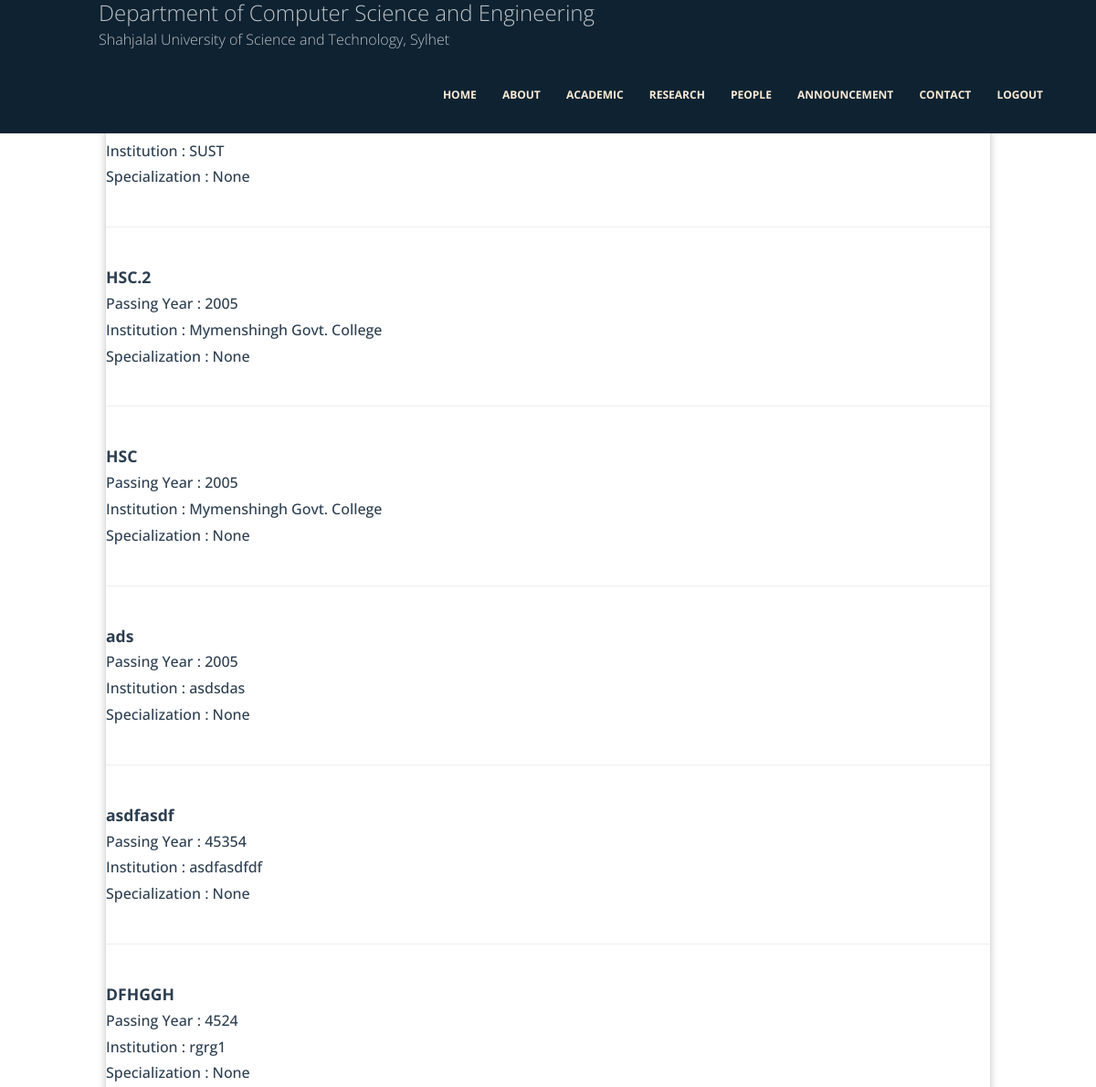
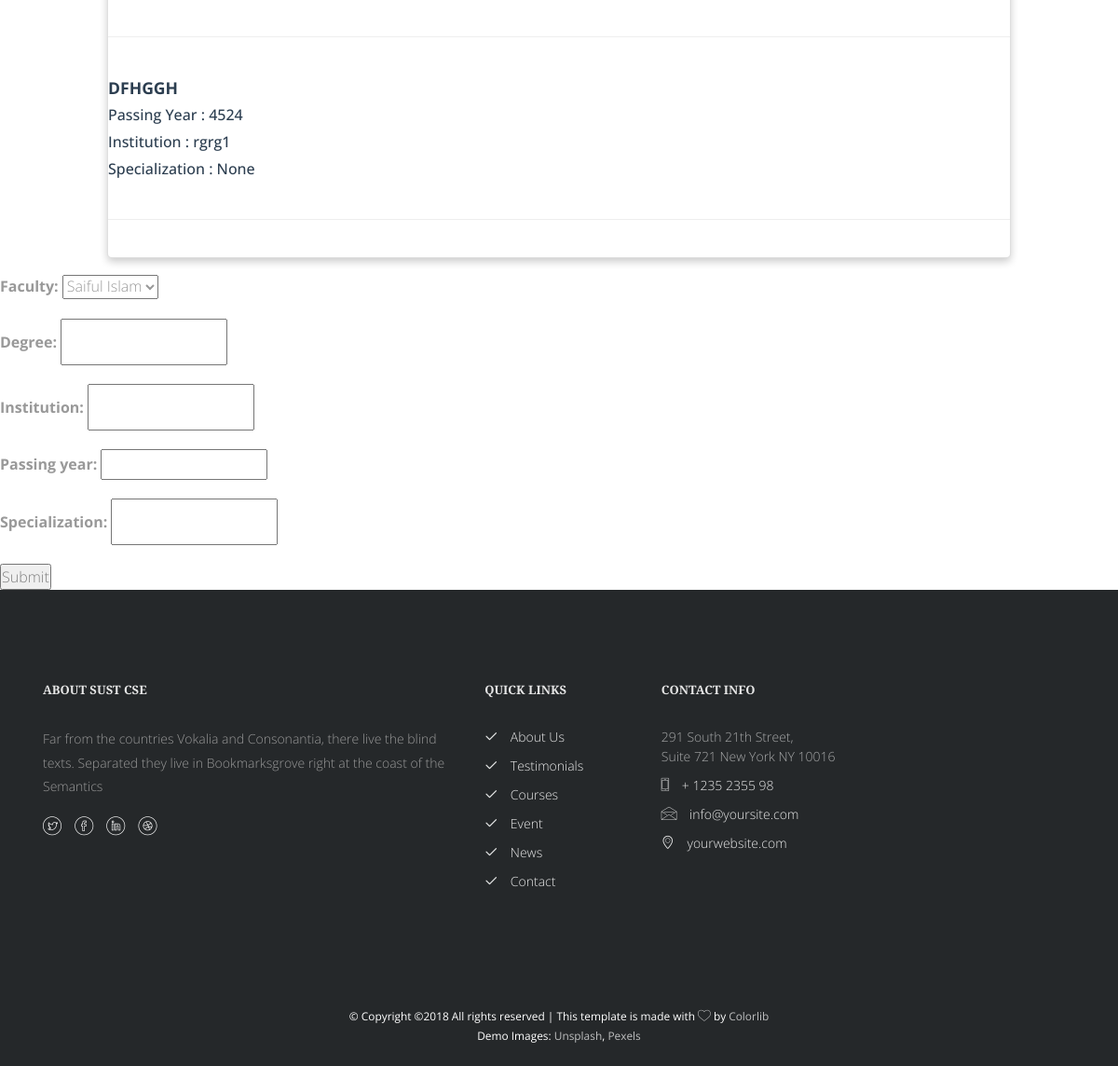
Page /people/faculty/add_education (signed in) on the earlier database version (2 pictures, top to bottom).
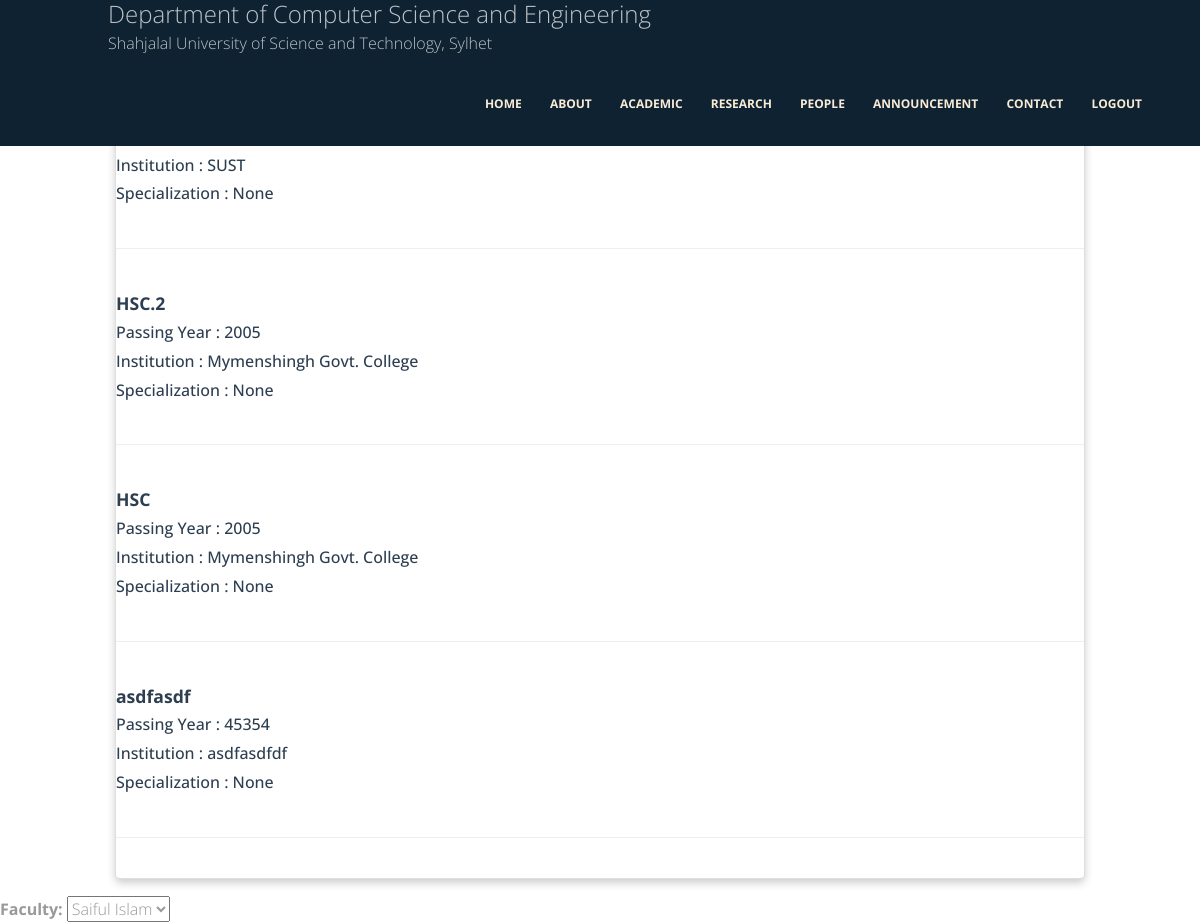
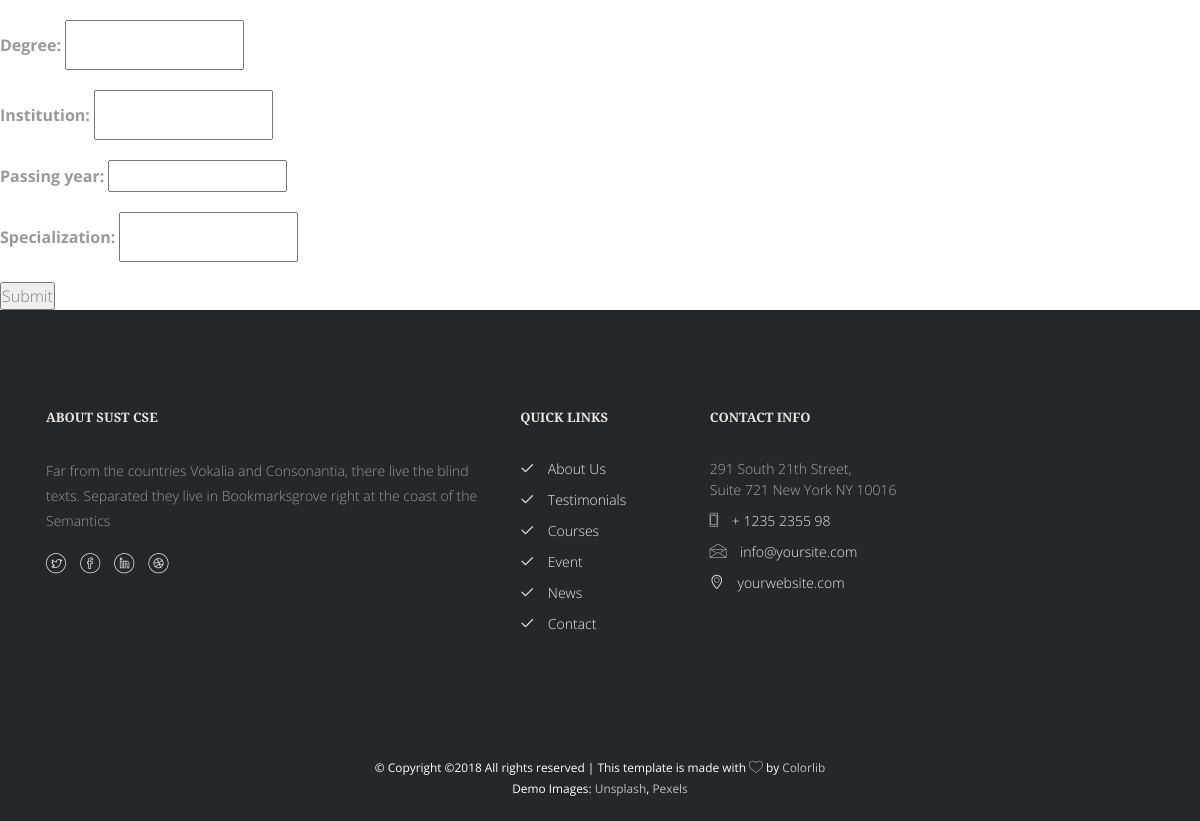
Same page on the later database version (2 pictures, top to bottom).
### people/models.py (models this page shows, shortened)
class Education(models.Model):
    faculty = models.ForeignKey(Faculty, on_delete=models.CASCADE)
    degree = models.CharField(max_length=100)
    institution = models.CharField(max_length=200)
    passing_year = models.IntegerField()
    specialization = models.CharField(max_length=500, blank=True, null=True)

### people/views.py (the view)
# urls.py: path('faculty/add_education', views.add_education, name='add_education'),
@login_required
@faculty_required
@transaction.atomic
def add_education(request):
    if request.method == 'POST':
        education_form = EducationForm(request.POST, user=request.user)
        if education_form.is_valid():
            education_form.save()
            return redirect('add_education')
        else:
            pass
    else:
        education_form = EducationForm(user=request.user)
    return render(request, 'people/faculty-add-education.html', {
        'education_form': education_form,
    })

### people/forms.py
class EducationForm(forms.ModelForm):
    class Meta:
        model = Education
        fields = '__all__'
    def __init__(self, *args, **kwargs):
        user = kwargs.pop('user', '')
        super(EducationForm, self).__init__(*args, **kwargs)
        self.fields['faculty'] = forms.ModelChoiceField(queryset=Faculty.objects.filter(user=user), initial=0)

### people/models.py (called while the page is built)
    def __str__(self):
        return self.name

### templates/people/faculty-add-education.html (shortened to what this page needs)
{% extends 'base.html' %}
{% block content %}
{% if user.is_authenticated %}
    <a href="{% url 'faculty_detail' user.id %}">Back to Profile Page</a>
    <div class="col-md-12">
        <div class="row">
            <div id="faculty_education" class="col-md-10 col-md-offset-1">
                <div class="card">
                    <div class="card-bottom">
                        <p class="people-detail">
                            <b>
                        <p class="people-title">Education</p>
                        </b>
                        </p>
                    </div>
                    {% if user.faculty.education_set.all %}
                    {% for edu in user.faculty.education_set.all %}
                    <p class="faculty_detail_description">
                        <span class="faculty-education-title">{{ edu.degree }}</span>
                        <span class="faculty-education-subtitle">Passing Year : {{ edu.passing_year }}</span>
                        <span class="faculty-education-subtitle">Institution : {{ edu.institution}}</span>
                        <span class="faculty-education-subtitle">Specialization : {{ edu.specialization}}</span>
                    <hr>
                    </p>
                    {% endfor %}
                    {% else %}
                    <p>No Education Details Available</p>
                    {% endif %}
                </div>
            </div>
        </div>
    </div>
    <form method="post" action="">
        {{ education_form.as_p }}
        <input type="submit" value="Submit" />
    </form>
{% else %}
    <p>You have nothing to do here</p>
{% endif %}
{% endblock %}

### templates/base.html (shortened to what this page needs)
{% load static %}
<html lang="en">
<head>
    <link rel="stylesheet" href="https://stackpath.bootstrapcdn.com/bootstrap/4.1.3/css/bootstrap.min.css">
    <link rel="stylesheet" href="{% static 'css/animate.css' %}">
    <link rel="stylesheet" href="{% static 'css/sidenav.css' %}">
    <link rel="stylesheet" href="{% static 'css/icomoon.css' %}">
    <link rel="stylesheet" href="{% static 'css/bootstrap.css' %}">
    <link rel="stylesheet" href="{% static 'css/publication_style.css' %}">
    <link rel="stylesheet" href="{% static 'css/people_style.css' %}">
    <link rel="stylesheet" href="{% static 'css/curriculum_style.css' %}">
    <link rel="stylesheet" href="{% static 'css/login_style.css' %}">
    <link rel="stylesheet" href="{% static 'css/about_style.css' %}">
    <link rel="stylesheet" href="{% static 'css/faculty_detail_style.css' %}">
    <link rel="stylesheet" href="{% static 'css/admission_form_style.css' %}">
    <link rel="stylesheet" href="{% static 'css/swipebox.css' %}">
    <link rel="stylesheet" href="{% static 'css/swiper.css' %}">
    <link rel="stylesheet" href="{% static 'css/themify-icons.css' %}">
    <link rel="stylesheet" href="{% static 'css/font-awesome.min.css' %}">
    <link rel="stylesheet" href="{% static 'css/elegant-fonts.css' %}">
    <link rel="stylesheet" href="{% static 'css/magnific-popup.css' %}">
    <link rel="stylesheet" href="{% static 'css/flexslider.css' %}">
    <link rel="stylesheet" href="{% static 'css/owl.carousel.min.css' %}">
    <link rel="stylesheet" href="{% static 'css/owl.theme.default.min.css' %}">
    <link rel="stylesheet" href="{% static 'fonts/flaticon/font/flaticon.css' %}">
    <link rel="stylesheet" href="{% static 'css/style.css' %}">
    <link rel="stylesheet" type="text/css" href="https://cdn.datatables.net/1.10.19/css/jquery.dataTables.css">
</head>
<body style="padding-right: 0px; !important;" id="body">
<div id="page">
    <nav class="colorlib-nav top-bar navbar-fixed-top" id="navbar" role="navigation">
        <div class="row" id="top-nav-title">
            <a href="{% url 'index' %}" style="width: 100%">
                <p class="top-bar-text">
                    <span class="top-bar-header">Department of Computer Science and Engineering</span>
                    <span>Shahjalal University of Science and Technology, Sylhet</span>
                </p>
            </a>
        </div>
        <div class="top-menu">
            <div class="container">
                <div class="row">
                    <div class="col-md-12 text-right menu-1">
                        <ul>
                            <li><a class="menu-text" href="{% url 'index' %}">Home</a></li>
                            <li><a class="menu-text" href="{% url 'about' %}">About</a></li>
                            <li class="has-dropdown">
                                <a class="menu-text" href="#">Academic</a>
                            </li>
                            <li class="has-dropdown">
                                <a class="menu-text" href="#">Research</a>
                            </li>
                            <li class="has-dropdown">
                                <a href="#">People</a>
                            </li>
                            <li class="has-dropdown">
                                <a href="#">Announcement</a>
                            </li>
                            <li><a href="contact.html">Contact</a></li>
                            {% if user.is_authenticated %}
                                <li><a href="{% url 'logout' %}"><span>Logout</span></a></li>
                            {% else %}
                                <li><a href="{% url 'login' %}"><span>Login</span></a></li>
                            {% endif %}
                        </ul>
                    </div>
                </div>
            </div>
        </div>
    </nav>
    {% block content %}{% endblock %}
    {% block footer %}
        <footer id="colorlib-footer">
            <div class="container">
                <div class="row row-pb-md">
                    <div class="col-md-5 colorlib-widget">
                        <h4>ABOUT SUST CSE</h4>
                        <p>Far from the countries Vokalia and Consonantia, there live the blind texts. Separated they
                            live
                            in Bookmarksgrove right at the coast of the Semantics</p>
                        <p>
                        <ul class="colorlib-social-icons">
                            <li><a href="#"><i class="icon-twitter"></i></a></li>
                            <li><a href="#"><i class="icon-facebook"></i></a></li>
                            <li><a href="#"><i class="icon-linkedin"></i></a></li>
                            <li><a href="#"><i class="icon-dribbble"></i></a></li>
                        </ul>
                        </p>
                    </div>
                    <div class="col-md-2 colorlib-widget">
                        <h4>Quick Links</h4>
                        <p>
                        <ul class="colorlib-footer-links">
                            <li><a href="#"><i class="icon-check"></i> About Us</a></li>
                            <li><a href="#"><i class="icon-check"></i> Testimonials</a></li>
                            <li><a href="#"><i class="icon-check"></i> Courses</a></li>
                            <li><a href="#"><i class="icon-check"></i> Event</a></li>
                            <li><a href="#"><i class="icon-check"></i> News</a></li>
                            <li><a href="#"><i class="icon-check"></i> Contact</a></li>
                        </ul>
                        </p>
                    </div>
                    <div class="col-md-5 colorlib-widget">
                        <h4>Contact Info</h4>
                        <ul class="colorlib-footer-links">
                            <li>291 South 21th Street, <br> Suite 721 New York NY 10016</li>
                            <li><a href="tel://1234567920"><i class="icon-phone"></i> + 1235 2355 98</a></li>
                            <li><a href="mailto:info@yoursite.com"><i class="icon-envelope"></i> info@yoursite.com</a>
                            </li>
                            <li><a href="http://luxehotel.com"><i class="icon-location4"></i> yourwebsite.com</a></li>
                        </ul>
                    </div>
                </div>
            </div>
            <div class="copy">
                <div class="container">
                    <div class="row">
                        <div class="col-md-12 text-center">
                            <p>
                                <small class="block">&copy;
                                    Copyright &copy;<script>document.write(new Date().getFullYear());</script>
                                    All rights reserved | This template is made with <i class="icon-heart"
                                                                                        aria-hidden="true"></i> by <a
                                            href="https://colorlib.com" target="_blank">Colorlib</a>
                                </small>
                                <br>
                                <small class="block">Demo Images: <a href="http://unsplash.co/"
                                                                     target="_blank">Unsplash</a>,
                                    <a href="http://pexels.com/" target="_blank">Pexels</a></small>
                            </p>
                        </div>
                    </div>
                </div>
            </div>
        </footer>
    {% endblock %}
</div>
</body>
</html>

### static/css/sidenav.css (style rules this page uses)
.card { box-shadow: 0 4px 8px 0 rgba(0,0,0,0.2); transition: 0.3s; border-radius: 5px; }

### static/css/publication_style.css (style rules this page uses)
.card { box-shadow: 0 4px 8px 0 rgba(0,0,0,0.2); transition: 0.3s; border-radius: 5px; }

### static/css/people_style.css (style rules this page uses)
* { margin: 0px; padding: 0px; }
.card { background: white; box-shadow: 0 4px 8px 0 rgba(0, 0, 0, 0.2); transition: 0.3s; margin-bottom: 1em; }
.container { padding: 2px 16px; }
.card .card-bottom { background-color: #2c3e50; }
.people-detail { margin: 0px; padding: 0px; display: block; }
.people-title { color: white; padding-left: 1em; padding-top: 1em; padding-bottom: 0.2em; display: block; margin: 0px; }
.faculty_detail_description { font-weight: 500; text-align: justify; color: #2c3e50; }
.faculty-education-title { display: block; font-weight: bold; font-size: 1.1em; }
.faculty-education-subtitle { display: block; }

### static/css/faculty_detail_style.css (style rules this page uses)
body { margin:0; font-family: 'Roboto Condensed', sans-serif; background: #fff; }
body a { transition: 0.5s all; -webkit-transition: 0.5s all; -moz-transition: 0.5s all; -o-transition: 0.5s all; -ms-transition: 0.5s all; text-decoration:none; }
h1,h2,h3,h4,h5,h6 { margin:0; font-family: 'Overlock', cursive; }
p { margin:0; }
ul,label { margin:0; padding:0; }
p { font-size: 1em; color: #999; line-height: 1.8em; }

### static/css/admission_form_style.css (style rules this page uses)
* { margin: 0px; padding: 0px; }
.card { background: white; box-shadow: 0 4px 8px 0 rgba(0, 0, 0, 0.2); transition: 0.3s; margin-bottom: 1em; }
.container { padding: 2px 16px; }
.card .card-bottom { background-color: #2c3e50; }
.people-detail { margin: 0px; padding: 0px; display: block; }
.people-title { color: white; padding-left: 1em; padding-top: 1em; padding-bottom: 0.2em; display: block; margin: 0px; }
.faculty_detail_description { font-weight: 500; text-align: justify; color: #2c3e50; }
.faculty-education-title { display: block; font-weight: bold; font-size: 1.1em; }
.faculty-education-subtitle { display: block; }

Differences in the rows shown:
removed Education: degree "ads", passing_year "2005", institution "asdsdas", specialization "None"
removed Education: degree "DFHGGH", passing_year "4524", institution "rgrg1", specialization "None"
removed Education: degree "DFHGGH", passing_year "4524", institution "rgrg1", specialization "None"
